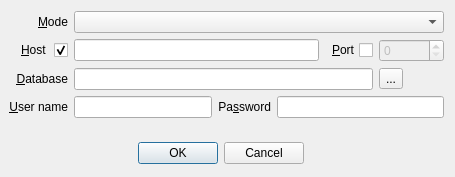
<?xml version="1.0" encoding="UTF-8"?>
<ui version="4.0">
 <class>ConnectDlg</class>
 <widget class="QDialog" name="ConnectDlg">
  <property name="geometry">
   <rect>
    <x>0</x>
    <y>0</y>
    <width>455</width>
    <height>177</height>
   </rect>
  </property>
  <property name="windowTitle">
   <string>Connect to database</string>
  </property>
  <layout class="QGridLayout">
   <property name="leftMargin">
    <number>9</number>
   </property>
   <item row="0" column="0">
    <widget class="QLabel" name="lbMode">
     <property name="text">
      <string>&amp;Mode</string>
     </property>
     <property name="alignment">
      <set>Qt::AlignRight|Qt::AlignTrailing|Qt::AlignVCenter</set>
     </property>
     <property name="buddy">
      <cstring>cbMode</cstring>
     </property>
    </widget>
   </item>
   <item row="0" column="1" colspan="7">
    <widget class="QComboBox" name="cbMode"/>
   </item>
   <item row="1" column="0">
    <widget class="QCheckBox" name="chbHost">
     <property name="sizePolicy">
      <sizepolicy hsizetype="Expanding" vsizetype="Fixed">
       <horstretch>0</horstretch>
       <verstretch>0</verstretch>
      </sizepolicy>
     </property>
     <property name="minimumSize">
      <size>
       <width>20</width>
       <height>0</height>
      </size>
     </property>
     <property name="layoutDirection">
      <enum>Qt::RightToLeft</enum>
     </property>
     <property name="text">
      <string>&amp;Host </string>
     </property>
     <property name="checked">
      <bool>true</bool>
     </property>
    </widget>
   </item>
   <item row="1" column="1" colspan="5">
    <widget class="QLineEdit" name="leHost">
     <property name="sizePolicy">
      <sizepolicy hsizetype="Expanding" vsizetype="Fixed">
       <horstretch>3</horstretch>
       <verstretch>0</verstretch>
      </sizepolicy>
     </property>
    </widget>
   </item>
   <item row="1" column="6">
    <widget class="QCheckBox" name="chbPort">
     <property name="layoutDirection">
      <enum>Qt::RightToLeft</enum>
     </property>
     <property name="text">
      <string>&amp;Port</string>
     </property>
    </widget>
   </item>
   <item row="1" column="7">
    <widget class="QSpinBox" name="sbPort">
     <property name="enabled">
      <bool>false</bool>
     </property>
     <property name="sizePolicy">
      <sizepolicy hsizetype="Minimum" vsizetype="Fixed">
       <horstretch>1</horstretch>
       <verstretch>0</verstretch>
      </sizepolicy>
     </property>
     <property name="minimumSize">
      <size>
       <width>65</width>
       <height>0</height>
      </size>
     </property>
     <property name="maximum">
      <number>9999</number>
     </property>
    </widget>
   </item>
   <item row="2" column="0">
    <widget class="QLabel" name="lbDatabase">
     <property name="text">
      <string>&amp;Database</string>
     </property>
     <property name="alignment">
      <set>Qt::AlignRight|Qt::AlignTrailing|Qt::AlignVCenter</set>
     </property>
     <property name="buddy">
      <cstring>leDbname</cstring>
     </property>
    </widget>
   </item>
   <item row="2" column="1" colspan="6">
    <widget class="QLineEdit" name="leDbname"/>
   </item>
   <item row="3" column="0">
    <widget class="QLabel" name="lbUser">
     <property name="text">
      <string>&amp;User name</string>
     </property>
     <property name="alignment">
      <set>Qt::AlignRight|Qt::AlignTrailing|Qt::AlignVCenter</set>
     </property>
     <property name="buddy">
      <cstring>leUsername</cstring>
     </property>
    </widget>
   </item>
   <item row="3" column="1" colspan="3">
    <widget class="QLineEdit" name="leUsername">
     <property name="sizePolicy">
      <sizepolicy hsizetype="Expanding" vsizetype="Fixed">
       <horstretch>2</horstretch>
       <verstretch>0</verstretch>
      </sizepolicy>
     </property>
     <property name="minimumSize">
      <size>
       <width>36</width>
       <height>0</height>
      </size>
     </property>
    </widget>
   </item>
   <item row="3" column="4">
    <widget class="QLabel" name="lbPassword">
     <property name="text">
      <string>Pa&amp;ssword</string>
     </property>
     <property name="alignment">
      <set>Qt::AlignRight|Qt::AlignTrailing|Qt::AlignVCenter</set>
     </property>
     <property name="buddy">
      <cstring>lePassword</cstring>
     </property>
    </widget>
   </item>
   <item row="3" column="5" colspan="3">
    <widget class="QLineEdit" name="lePassword">
     <property name="sizePolicy">
      <sizepolicy hsizetype="Expanding" vsizetype="Fixed">
       <horstretch>2</horstretch>
       <verstretch>0</verstretch>
      </sizepolicy>
     </property>
     <property name="minimumSize">
      <size>
       <width>36</width>
       <height>0</height>
      </size>
     </property>
     <property name="echoMode">
      <enum>QLineEdit::Password</enum>
     </property>
    </widget>
   </item>
   <item row="4" column="3">
    <spacer>
     <property name="orientation">
      <enum>Qt::Vertical</enum>
     </property>
     <property name="sizeHint" stdset="0">
      <size>
       <width>20</width>
       <height>10</height>
      </size>
     </property>
    </spacer>
   </item>
   <item row="5" column="0" colspan="2">
    <spacer>
     <property name="orientation">
      <enum>Qt::Horizontal</enum>
     </property>
     <property name="sizeHint" stdset="0">
      <size>
       <width>121</width>
       <height>26</height>
      </size>
     </property>
    </spacer>
   </item>
   <item row="5" column="2" colspan="4">
    <widget class="QDialogButtonBox" name="buttonBox">
     <property name="sizePolicy">
      <sizepolicy hsizetype="Minimum" vsizetype="Fixed">
       <horstretch>0</horstretch>
       <verstretch>0</verstretch>
      </sizepolicy>
     </property>
     <property name="orientation">
      <enum>Qt::Horizontal</enum>
     </property>
     <property name="standardButtons">
      <set>QDialogButtonBox::Cancel|QDialogButtonBox::Ok</set>
     </property>
     <property name="centerButtons">
      <bool>true</bool>
     </property>
    </widget>
   </item>
   <item row="5" column="6" colspan="2">
    <spacer>
     <property name="orientation">
      <enum>Qt::Horizontal</enum>
     </property>
     <property name="sizeHint" stdset="0">
      <size>
       <width>40</width>
       <height>20</height>
      </size>
     </property>
    </spacer>
   </item>
   <item row="2" column="7">
    <widget class="QToolButton" name="bnSelectFile">
     <property name="text">
      <string>...</string>
     </property>
    </widget>
   </item>
  </layout>
 </widget>
 <resources/>
 <connections>
  <connection>
   <sender>buttonBox</sender>
   <signal>rejected()</signal>
   <receiver>ConnectDlg</receiver>
   <slot>reject()</slot>
   <hints>
    <hint type="sourcelabel">
     <x>252</x>
     <y>159</y>
    </hint>
    <hint type="destinationlabel">
     <x>286</x>
     <y>173</y>
    </hint>
   </hints>
  </connection>
  <connection>
   <sender>chbHost</sender>
   <signal>toggled(bool)</signal>
   <receiver>leHost</receiver>
   <slot>setEnabled(bool)</slot>
   <hints>
    <hint type="sourcelabel">
     <x>53</x>
     <y>46</y>
    </hint>
    <hint type="destinationlabel">
     <x>83</x>
     <y>44</y>
    </hint>
   </hints>
  </connection>
  <connection>
   <sender>chbPort</sender>
   <signal>toggled(bool)</signal>
   <receiver>sbPort</receiver>
   <slot>setEnabled(bool)</slot>
   <hints>
    <hint type="sourcelabel">
     <x>369</x>
     <y>45</y>
    </hint>
    <hint type="destinationlabel">
     <x>401</x>
     <y>45</y>
    </hint>
   </hints>
  </connection>
 </connections>
</ui>
